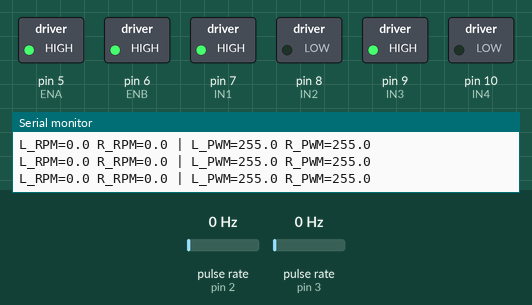
A sketch run on a simulated Arduino Uno, built with avr-gcc and run on an emulated ATmega328P. Shown: switched loads named in the sketch (green lamp = pin HIGH), the last lines printed to the serial monitor. Wiring (inferred from the names in the program): 2 × pulse sensor: data pin 2 / data pin 3. The inputs (shaded band) are chosen by the test bench; at power-on: pulse rate (sensors on pin 2, pin 3) 0 Hz.

Above: at 1.2 s.
1.3 s: pulse rate (sensor on pin 2) set to 196 Hz
At 4.1 s:
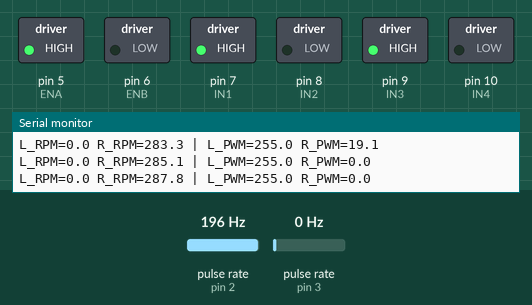
4.3 s: pulse rate (sensor on pin 3) set to 196 Hz
At 7.2 s:
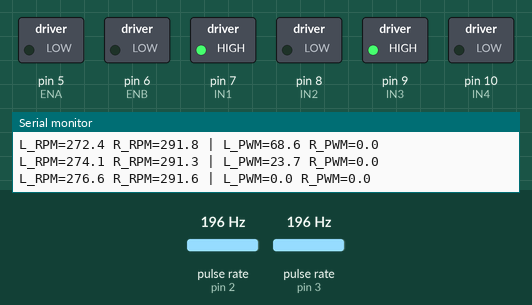
7.3 s: pulse rate (sensor on pin 2) set to 4 Hz
At 9.5 s:
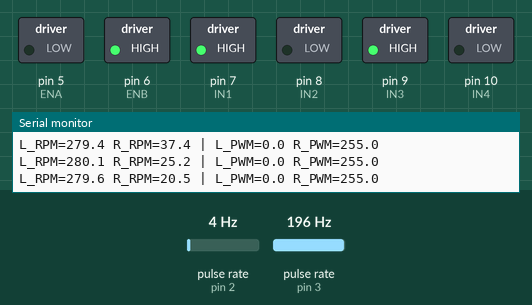
10.3 s: pulse rate (sensor on pin 3) set to 4 Hz
At 10.95 s:
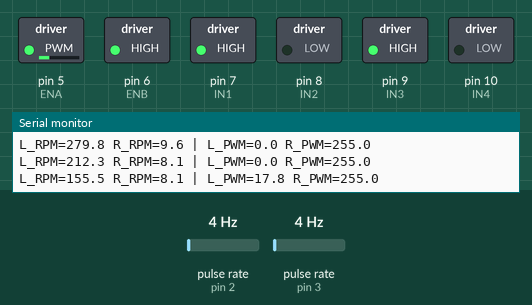
13.3 s: pulse rate (sensor on pin 3) set to 150 Hz
At 15.85 s:
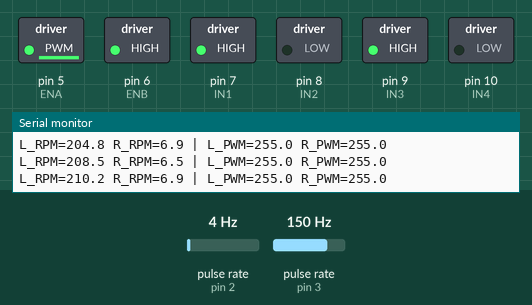
Timing chart, 0 to 17.3 s (numbered marks = the images above; inputs shaded):
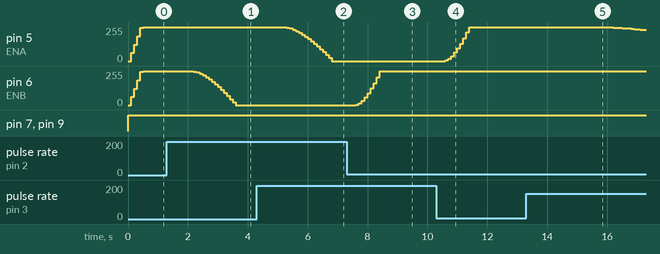

Measured:
- after the input at 1.3 s, pin 6 (ENB): moves from 255/255 to 0/255 over 1.4 s, starting after 0.90 s
- after the input at 4.3 s, pin 5 (ENA): moves from 255/255 to 0/255 over 1.6 s, starting after 0.90 s
- after the input at 7.3 s, pin 6 (ENB): moves from 0/255 to 255/255 over 0.90 s, starting after 0.30 s
- after the input at 10.3 s, pin 5 (ENA): moves from 0/255 to 255/255 over 0.80 s, starting after 0.30 s
- after the input at 13.3 s, pin 5 (ENA): moves from 255/255 to 234/255 over 1.5 s, starting after 2.4 s

The sketch:

PID_CONTROL.ino
```cpp
// ============================================================
// DUAL PID FINAL — BOTH MOTORS SAME SPEED, STABLE
// ============================================================

int ENA = 5;
int IN1 = 7;
int IN2 = 8;

int ENB = 6;
int IN3 = 9;
int IN4 = 10;

const byte LEFT_ENCODER_PIN  = 3;
const byte RIGHT_ENCODER_PIN = 2;

// YOUR ORIGINAL CPR VALUES
float LEFT_CPR  = 41.95;
float RIGHT_CPR = 40.27;

float LEFT_MAX_RPM  = 450.0;
float RIGHT_MAX_RPM = 390.0;

// TARGET — both motors same RPM
double SetP1 = 200.0;
double SetP2 = 200.0;  // 87% of left (390/450 ratio)

// ============================================================
// LEFT MOTOR
// ============================================================

unsigned long L_prevTime = 0;
double        L_period   = 100.0;
volatile long L_counter  = 0;
double        L_RPM      = 0;
double        L_RPMf     = 0;
double        L_alpha    = 0.15;

double L_kp = 0.3;
double L_ki = 0.05;
double L_kd = 0.001;
double L_Ts = 0.1;

double L_error    = 0;
double L_errPrev1 = 0;
double L_errPrev2 = 0;
double L_cv       = 0;
double L_cvPrev   = 0;
double L_pwm      = 0;
double L_integral = 0;

// ============================================================
// RIGHT MOTOR
// ============================================================

unsigned long R_prevTime = 0;
double        R_period   = 100.0;
volatile long R_counter  = 0;
double        R_RPM      = 0;
double        R_RPMf     = 0;
double        R_alpha    = 0.15;

double R_kp = 0.3;
double R_ki = 0.05;
double R_kd = 0.001;
double R_Ts = 0.1;

double R_error    = 0;
double R_errPrev1 = 0;
double R_errPrev2 = 0;
double R_cv       = 0;
double R_cvPrev   = 0;
double R_pwm      = 0;
double R_integral = 0;

// ============================================================
// ENCODER ISRs
// ============================================================

volatile unsigned long L_lastDebounce = 0;
volatile unsigned long R_lastDebounce = 0;

void encoderLeft() {
  unsigned long t = micros();
  if (t - L_lastDebounce >= 1000) {
    L_lastDebounce = t;
    L_counter++;
  }
}

void encoderRight() {
  unsigned long t = micros();
  if (t - R_lastDebounce >= 1000) {
    R_lastDebounce = t;
    R_counter++;
  }
}

// ============================================================
// LEFT PID
// ============================================================

double runLeftPID() {
  L_error = SetP1 - L_RPMf;

  // anti-windup — only integrate when not saturated
  if (L_cvPrev > 0 && L_cvPrev < 255) {
    L_integral += L_error * L_Ts;
  }

  L_integral = constrain(L_integral, -150, 150);

  double derivative = (L_error - L_errPrev1) / L_Ts;

  L_cv = L_kp * L_error
       + L_ki * L_integral
       + L_kd * derivative;

  L_cv = L_cvPrev + L_cv;
  L_cv = constrain(L_cv, 0, 255);

  L_cvPrev   = L_cv;
  L_errPrev2 = L_errPrev1;
  L_errPrev1 = L_error;

  return L_cv;
}

// ============================================================
// RIGHT PID
// ============================================================

double runRightPID() {
  R_error = SetP2 - R_RPMf;

  // anti-windup — only integrate when not saturated
  if (R_cvPrev > 0 && R_cvPrev < 255) {
    R_integral += R_error * R_Ts;
  }

  R_integral = constrain(R_integral, -150, 150);

  double derivative = (R_error - R_errPrev1) / R_Ts;

  R_cv = R_kp * R_error
       + R_ki * R_integral
       + R_kd * derivative;

  R_cv = R_cvPrev + R_cv;
  R_cv = constrain(R_cv, 0, 255);

  R_cvPrev   = R_cv;
  R_errPrev2 = R_errPrev1;
  R_errPrev1 = R_error;

  return R_cv;
}

// ============================================================
// MOTOR DRIVE
// ============================================================

void driveMotors(int pwmL, int pwmR) {
  analogWrite(ENA, pwmL);
  analogWrite(ENB, pwmR);
  digitalWrite(IN1, HIGH); digitalWrite(IN2, LOW);
  digitalWrite(IN3, HIGH); digitalWrite(IN4, LOW);
}

void stopMotors() {
  analogWrite(ENA, 0);
  analogWrite(ENB, 0);
  digitalWrite(IN1, LOW); digitalWrite(IN2, LOW);
  digitalWrite(IN3, LOW); digitalWrite(IN4, LOW);
}

// ============================================================
// SETUP
// ============================================================

void setup() {
  pinMode(ENA, OUTPUT); pinMode(IN1, OUTPUT); pinMode(IN2, OUTPUT);
  pinMode(ENB, OUTPUT); pinMode(IN3, OUTPUT); pinMode(IN4, OUTPUT);

  pinMode(LEFT_ENCODER_PIN,  INPUT_PULLUP);
  pinMode(RIGHT_ENCODER_PIN, INPUT_PULLUP);

  attachInterrupt(digitalPinToInterrupt(LEFT_ENCODER_PIN),  encoderLeft,  RISING);
  attachInterrupt(digitalPinToInterrupt(RIGHT_ENCODER_PIN), encoderRight, RISING);

  L_prevTime = millis();
  R_prevTime = millis();

  Serial.begin(115200);
  Serial.println("== DUAL PID READY ==");
  Serial.print("L_Target="); Serial.print(SetP1);
  Serial.print(" R_Target="); Serial.println(SetP2);
}

// ============================================================
// LOOP
// ============================================================

void loop() {

  unsigned long now = millis();

  // ---- LEFT PID ----
  if (now - L_prevTime >= L_period) {

    noInterrupts();
    long L = L_counter;
    L_counter = 0;
    interrupts();

    float dt   = (now - L_prevTime) / 1000.0;
    L_prevTime = now;

    L_RPM  = (L / LEFT_CPR) / dt * 60.0;
    L_RPM  = constrain(L_RPM, 0, LEFT_MAX_RPM);
    L_RPMf = L_alpha * L_RPM + (1.0 - L_alpha) * L_RPMf;
    L_pwm  = runLeftPID();
  }

  // ---- RIGHT PID ----
  if (now - R_prevTime >= R_period) {

    noInterrupts();
    long R = R_counter;
    R_counter = 0;
    interrupts();

    float dt   = (now - R_prevTime) / 1000.0;
    R_prevTime = now;

    R_RPM  = (R / RIGHT_CPR) / dt * 60.0;
    R_RPM  = constrain(R_RPM, 0, RIGHT_MAX_RPM);
    R_RPMf = R_alpha * R_RPM + (1.0 - R_alpha) * R_RPMf;
    R_pwm  = runRightPID();
  }

  // ---- DRIVE ----
  driveMotors(int(L_pwm), int(R_pwm));

  // ---- SERIAL every 250ms ----
  static unsigned long lastPrint = 0;
  if (now - lastPrint >= 250) {
    lastPrint = now;
    Serial.print("L_RPM=");    Serial.print(L_RPMf, 1);
    Serial.print(" R_RPM=");   Serial.print(R_RPMf, 1);
    Serial.print(" | L_PWM="); Serial.print(L_pwm,  1);
    Serial.print(" R_PWM=");   Serial.println(R_pwm, 1);
  }
}
```
